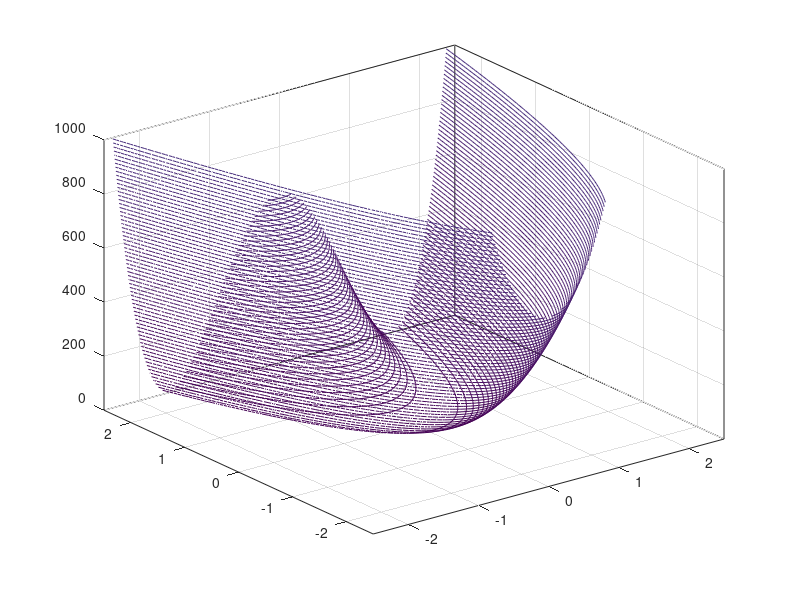
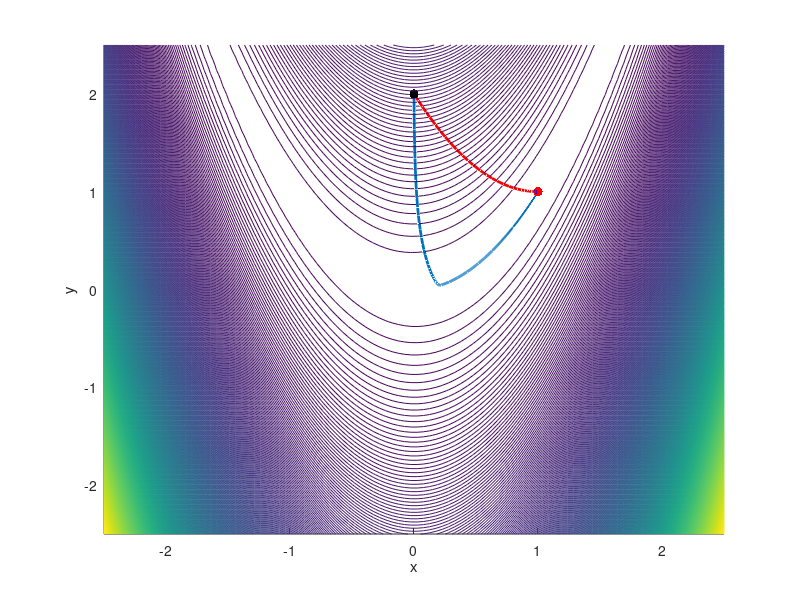

These figures' MATLAB source, in order: (Note: this script raises an error after producing the figures.)
f_R = @(x) 100*(x(1)^2-x(2))^2 + (x(1)-1)^2;
%%
t = linspace(-2.5,2.5,100);
[X,Y] = meshgrid(t,t);

Z = 100*(X.^2-Y).^2 + (X-1).^2;

% figure;
% surf(X,Y,Z);

% 
figure;
contour3(X,Y,Z,500);

axis([-2.5 2.5 -2.5 2.5 0 1000])
%%
h = 0.005;
tspan = [0 20];
% y0 = [1.5;-1.2];%[.5;.5];%[3; 2];
% y0 =[-0.5436;0.6708];
%y0 = [0;0]
%% ODE45
y0 = [0 2];
tspan = [0 30];
%y0 = [2; 2];
gradf_R = @(t,y) -[400*y(1)*(y(1)^2-y(2))+2*(y(1)-1);-200*(y(1)^2-y(2))];
[tout1,yout1] = ode45(gradf_R,tspan,y0);

f_R = @(x,y) 100*(x.^2-y).^2 + (x-1).^2;
figure;
% surf(X,Y,Z);
hold on;
plot3(yout1(:,1),yout1(:,2),f_R(yout1(:,1),yout1(:,2)),'linewidth',2)
% axis([-2 2 -2 2 0 1000])
plot3(y0(1),y0(2),f_R(y0(1),y0(2)),'k.','markersize',20)
plot3(yout1(end,1),yout1(end,2),f_R(yout1(end,1),yout1(end,2)),'b.','markersize',20)

Mx = @(t,x) [400*x(1)^2+1, -200*x(1);-200*x(1), 100];
options = odeset('Mass',Mx);
[tout2,yout2] = ode45(gradf_R,tspan,y0,options);

plot3(yout2(:,1),yout2(:,2),f_R(yout2(:,1),yout2(:,2)),'r','linewidth',2);
plot3(yout2(end,1),yout2(end,2),f_R(yout2(end,1),yout2(end,2)),'r.','markersize',20)

contour3(X,Y,Z,500);
xlabel('x'); ylabel('y')
%% Forward EULER
h = 0.002;
tspan = [0 20];
y0 = [.5;.5];%[3; 2];
gradf_R = @(t,y) -[400*y(1)*(y(1)^2-y(2))+2*(y(1)-1);-200*(y(1)^2-y(2))];
[tout1,yout1] = forwardEulerSys(gradf_R,tspan,y0,h); yout1 = yout1';
figure;
%surf(X,Y,Z);
hold on;
plot3(yout1(:,1),yout1(:,2),f_R(yout1(:,1),yout1(:,2)),'linewidth',2)
% axis([-2 2 -2 2 0 1000])
plot3(y0(1),y0(2),f_R(y0(1),y0(2)),'k.','markersize',20)
plot3(yout1(end,1),yout1(end,2),f_R(yout1(end,1),yout1(end,2)),'b.','markersize',20)


natGrad = @(t,x) Mx(t,x)\gradf_R(t,x);
[tout2,yout2] = forwardEulerSys(natGrad,tspan,y0,h); yout2 = yout2';
plot3(yout2(:,1),yout2(:,2),f_R(yout2(:,1),yout2(:,2)),'r','linewidth',2);
plot3(yout2(end,1),yout2(end,2),f_R(yout2(end,1),yout2(end,2)),'r.','markersize',20)

xlabel('x'); ylabel('y')


contour3(X,Y,Z,500);
%% Extended Rosenbrock
fxN = @(x) 100*(x(1).^2-x(2)).^2 + 2*(x(1)-1).^2 + ...
            100*(x(2).^2-x(3)).^2 + 2*(x(2)-1).^2 + ...
            100*(x(3).^2-x(4)).^2 + 2*(x(3)-1).^2 ;
        
        
grad_fN = @(t,x) - [400*x(1)*(x(1)^2-x(2))+2*(x(1)-1);...
                    -200*(x(1)^2-x(2))+400*x(2)*(x(2)^2-x(3))+2*(x(2)-1);...
                    -200*(x(2)^2-x(3))+400*x(3)*(x(3)^2-x(4))+2*(x(3)-1);...
                    -200*(x(3)^2-x(4))];
                
h = 0.001;
tspan = [0 10];
y0 = [-1.5;1.2;-.5;-.1];%[.5;.5];%[3; 2];
y0 =[-0.5436;0.6708;0.0139;0.9245];
[tout1,yout1] = ode45(grad_fN,tspan,y0);

figure;
subplot(1,2,1)
plot(tout1,yout1(:,1));
hold on;
plot(tout1,yout1(:,2));
plot(tout1,yout1(:,3));
plot(tout1,yout1(:,4));

[tout1,yout1] = forwardEulerSys(grad_fN,tspan,y0,h);yout1 = yout1';

subplot(1,2,2)
plot(tout1,yout1(:,1));
hold on;
plot(tout1,yout1(:,2));
plot(tout1,yout1(:,3));
plot(tout1,yout1(:,4));
        
%% 
% y0 = 2*rand(4,1)-1;
y0 =[-0.5436;0.6708;0.0139;0.9245];
tspan = [0 20];

Theta = @(x) [20*x(1) -10 0 0;...
              1 0 0 0;...
              0 20*x(2) -10 0;...
              0 1 0 0;...
              0 0 20*x(3) -10;...
              0 0 1 0];
        
Mx = @(t,x) Theta(x)'*Theta(x);
options = odeset('Mass',Mx);
[tout2,yout2] = ode45(grad_fN,tspan,y0,options);
figure;
subplot(1,2,1)
plot(tout2,yout2(:,1));
hold on;
plot(tout2,yout2(:,2));
plot(tout2,yout2(:,3));
plot(tout2,yout2(:,4));     
        
h = 0.001;

natGrad = @(t,x) Mx(t,x)\grad_fN(t,x);
[tout2,yout2] = forwardEulerSys(natGrad,tspan,y0,h); yout2 = yout2';
subplot(1,2,2)
plot(tout2,yout2(:,1));
hold on;
plot(tout2,yout2(:,2));
plot(tout2,yout2(:,3));
plot(tout2,yout2(:,4));     
